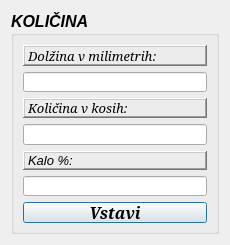
<?xml version="1.0" encoding="UTF-8"?>
<ui version="4.0">
 <class>numOfItemsKalk</class>
 <widget class="QDialog" name="numOfItemsKalk">
  <property name="geometry">
   <rect>
    <x>0</x>
    <y>0</y>
    <width>230</width>
    <height>245</height>
   </rect>
  </property>
  <property name="sizePolicy">
   <sizepolicy hsizetype="Preferred" vsizetype="Preferred">
    <horstretch>230</horstretch>
    <verstretch>240</verstretch>
   </sizepolicy>
  </property>
  <property name="minimumSize">
   <size>
    <width>230</width>
    <height>245</height>
   </size>
  </property>
  <property name="maximumSize">
   <size>
    <width>230</width>
    <height>245</height>
   </size>
  </property>
  <property name="font">
   <font>
    <family>Serif</family>
    <pointsize>10</pointsize>
   </font>
  </property>
  <property name="windowTitle">
   <string>Dialog</string>
  </property>
  <layout class="QGridLayout" name="gridLayout">
   <item row="0" column="0">
    <widget class="QGroupBox" name="groupBox">
     <property name="font">
      <font>
       <family>MS Sans Serif</family>
       <pointsize>12</pointsize>
       <weight>75</weight>
       <italic>true</italic>
       <bold>true</bold>
      </font>
     </property>
     <property name="title">
      <string>KOLIČINA</string>
     </property>
     <property name="flat">
      <bool>true</bool>
     </property>
     <layout class="QVBoxLayout" name="verticalLayout">
      <item>
       <widget class="QLabel" name="label_2">
        <property name="font">
         <font>
          <family>Serif</family>
          <pointsize>10</pointsize>
          <weight>50</weight>
          <bold>false</bold>
         </font>
        </property>
        <property name="frameShape">
         <enum>QFrame::WinPanel</enum>
        </property>
        <property name="frameShadow">
         <enum>QFrame::Raised</enum>
        </property>
        <property name="text">
         <string>Dolžina v milimetrih:</string>
        </property>
       </widget>
      </item>
      <item>
       <widget class="QLineEdit" name="lineEdit_dolzina">
        <property name="font">
         <font>
          <family>Serif</family>
          <pointsize>10</pointsize>
          <weight>50</weight>
          <bold>false</bold>
         </font>
        </property>
       </widget>
      </item>
      <item>
       <widget class="QLabel" name="label_3">
        <property name="font">
         <font>
          <family>Serif</family>
          <pointsize>10</pointsize>
          <weight>50</weight>
          <bold>false</bold>
         </font>
        </property>
        <property name="frameShape">
         <enum>QFrame::WinPanel</enum>
        </property>
        <property name="frameShadow">
         <enum>QFrame::Raised</enum>
        </property>
        <property name="text">
         <string>Količina v kosih:</string>
        </property>
       </widget>
      </item>
      <item>
       <widget class="QLineEdit" name="lineEdit_kos">
        <property name="font">
         <font>
          <family>Serif</family>
          <pointsize>10</pointsize>
          <weight>50</weight>
          <bold>false</bold>
         </font>
        </property>
       </widget>
      </item>
      <item>
       <widget class="QLabel" name="label_4">
        <property name="font">
         <font>
          <pointsize>10</pointsize>
          <weight>50</weight>
          <bold>false</bold>
         </font>
        </property>
        <property name="frameShape">
         <enum>QFrame::WinPanel</enum>
        </property>
        <property name="frameShadow">
         <enum>QFrame::Raised</enum>
        </property>
        <property name="text">
         <string>Kalo %:</string>
        </property>
       </widget>
      </item>
      <item>
       <widget class="QLineEdit" name="lineEdit_kalo">
        <property name="font">
         <font>
          <pointsize>10</pointsize>
          <weight>50</weight>
          <bold>false</bold>
         </font>
        </property>
       </widget>
      </item>
      <item>
       <widget class="QPushButton" name="pushButton_vstavi">
        <property name="font">
         <font>
          <family>Serif</family>
          <pointsize>12</pointsize>
          <weight>75</weight>
          <italic>true</italic>
          <bold>true</bold>
         </font>
        </property>
        <property name="text">
         <string>Vstavi</string>
        </property>
       </widget>
      </item>
     </layout>
    </widget>
   </item>
  </layout>
 </widget>
 <resources/>
 <connections/>
</ui>
